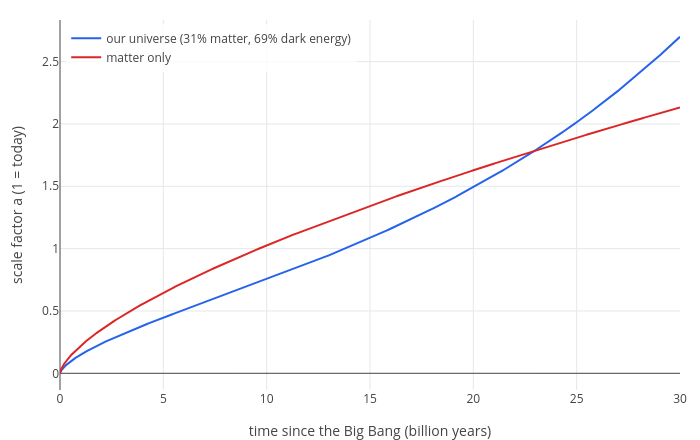

The code cell stored with this chart in its notebook:
### Markdown cell above
**13.8 billion years**, the value quoted by the Planck satellite team (13.787 ± 0.020) [3]. Not bad for three numbers.

### The history of the expansion

Now solve $\dot a = H_0\,a\sqrt{\Omega_m/a^3 + \Omega_\Lambda}$ for $a(t)$ (dropping the radiation term, which only matters
in the first few hundred thousand years). This time we measure $t$ in billions of years, so the rate is
$k = H_0/977.8$ per billion years. The arguments of `odeplot`, in order:

| argument | what it is | here |
|---|---|---|
| `[k*a*sqrt(0.31/a^3 + 0.69)]` | the right-hand side, $da/dt$ | the Friedmann equation |
| `[a]` | the unknown | the scale factor |
| `t` | the independent variable | time in billions of years |
| `[0.001]` | the unknown at the start | $a = 0.001$, just after the Big Bang (at $a = 0$ itself the equation is infinite) |
| `0, 30` | start and end time | 0 to 30 billion years |
| `[t a]` | what to draw, horizontal and vertical | $t$ across, $a$ up |

For comparison, the same for a universe with matter only ($\Omega_m = 1$), which cosmologists assumed until 1998:

### Code cell
k = eval(H0/977.8);
ours = odeplot([k*a*sqrt(0.31/a^3 + 0.69)], [a], t, [0.001], 0, 30, [t a]);
matteronly = odeplot([k*a*sqrt(1/a^3)], [a], t, [0.001], 0, 30, [t a]);
labels(legend(show(ours, matteronly), "our universe (31% matter, 69% dark energy)", "matter only"), "time since the Big Bang (billion years)", "scale factor a (1 = today)")

### Figure 1 — Plotly figure (JSON) as saved in the notebook; plotly's stock layout.template omitted (floating-point values rounded to 4 significant figures; data arrays with more than 128 entries replaced by an {"elided": "..."} marker saying what was removed)
{"data": [{"line": {"color": "#2563eb", "width": 2}, "mode": "lines", "name": "our universe (31% matter, 69% dark energy)", "type": "scatter", "x": {"elided": "2820 float values"}, "y": {"elided": "2820 float values"}}, {"line": {"color": "#dc2626", "width": 2}, "mode": "lines", "name": "matter only", "type": "scatter", "x": {"elided": "2807 float values"}, "y": {"elided": "2807 float values"}}], "layout": {"height": 440, "legend": {"bgcolor": "rgba(255,255,255,0.8)", "x": 0.01, "xanchor": "left", "y": 0.99, "yanchor": "top"}, "margin": {"b": 50, "l": 60, "r": 20, "t": 20}, "showlegend": true, "title": {"text": ""}, "width": 700, "xaxis": {"range": [0, 30], "title": {"text": "time since the Big Bang (billion years)"}, "zeroline": true}, "yaxis": {"range": [-0.1339, 2.834], "title": {"text": "scale factor a (1 = today)"}, "zeroline": true}}}
